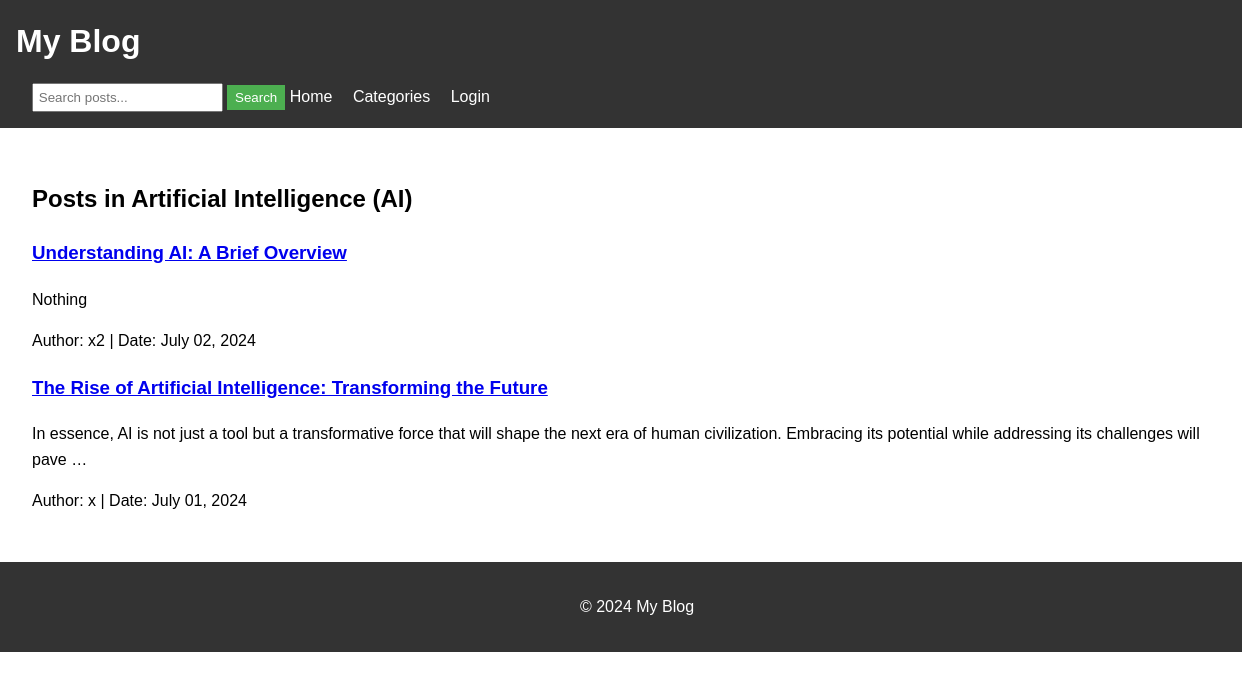
Page /category/1/ on the committed database.
### Blog/models.py (models this page shows, shortened)
class Category(models.Model):
    name = models.CharField(max_length=50)

class Post(models.Model):
    title = models.CharField(max_length=200)
    content = models.TextField()
    pub_date = models.DateTimeField(auto_now_add=True)
    author = models.ForeignKey(User, on_delete=models.CASCADE)
    categories = models.ManyToManyField(Category)

### Blog/views.py (the view)
# urls.py: path('category/<int:category_id>/', views.category_detail, name='category_detail'),
def category_detail(request, category_id):
    category = get_object_or_404(Category, id=category_id)
    posts = category.post_set.all().order_by('-pub_date')
    return render(request, 'blog/category_detail.html', {'category': category, 'posts': posts})

### Blog/templates/blog/category_detail.html (shortened to what this page needs)
{% extends 'blog/base.html' %}
{% block content %}
    <h2>Posts in {{ category.name }}</h2>
    {% for post in posts %}
        <article>
            <h3><a href="{% url 'post_detail' post.id %}">{{ post.title }}</a></h3>
            <p>{{ post.content|truncatewords:30 }}</p>
            <p>Author: {{ post.author.username }} | Date: {{ post.pub_date|date:"F d, Y" }}</p>
        </article>
    {% empty %}
        <p>No posts in this category yet.</p>
    {% endfor %}
{% endblock %}

### Blog/templates/blog/base.html (style rules this page uses)
body { font-family: Arial, sans-serif; line-height: 1.6; margin: 0; padding: 0; }

### rows in the picture
Category: name "Artificial Intelligence (AI)"
Post: title "Understanding AI: A Brief Overview", content "Nothing", author.username "x2", pub_date "July 02, 2024"
Post: title "The Rise of Artificial Intelligence: Transforming the Future", content "In essence, AI is not just a tool but a transformative force that will shape the next era of human civilization. Embracing its potential while addressing its challenges will pave …", author.username "x", pub_date "July 01, 2024"
